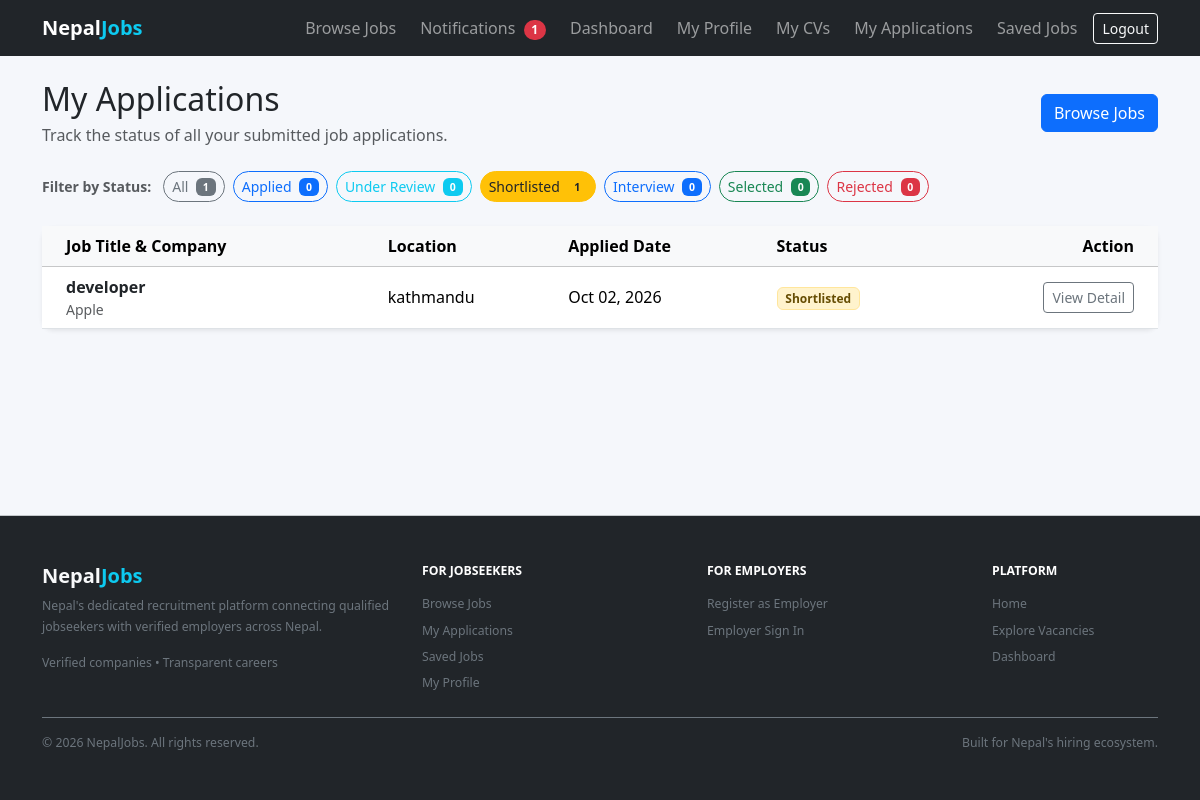
Page /applications/my-applications/?status=shortlisted (signed in) on the earlier database version.
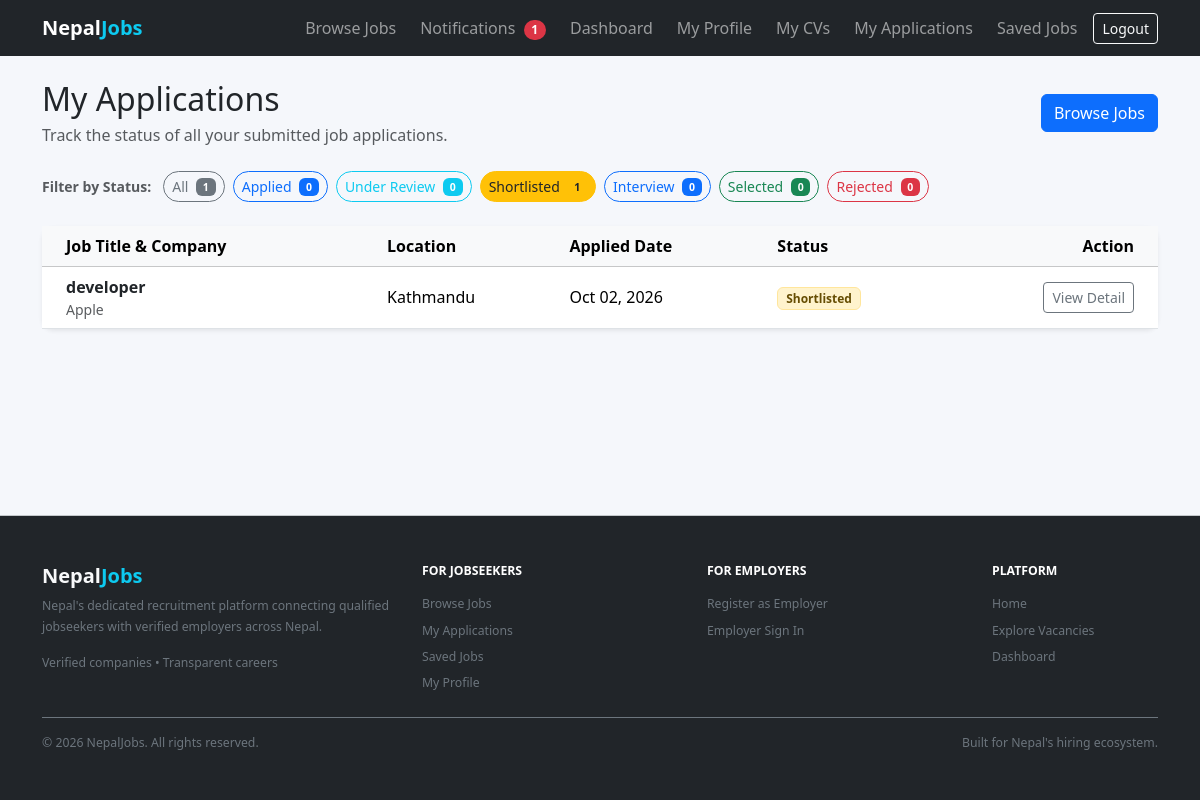
Same page on the later database version.
### applications/models.py (models this page shows, shortened)
class Application(models.Model):
    class Status(models.TextChoices):
        APPLIED = "applied", "Applied"
        UNDER_REVIEW = "under_review", "Under Review"
        SHORTLISTED = "shortlisted", "Shortlisted"
        INTERVIEW = "interview", "Interview"
        SELECTED = "selected", "Selected"
        REJECTED = "rejected", "Rejected"
    VALID_TRANSITIONS = {
        Status.APPLIED: [
            Status.UNDER_REVIEW,
            Status.REJECTED,
        ],
        Status.UNDER_REVIEW: [
            Status.SHORTLISTED,
            Status.REJECTED,
        ],
        Status.SHORTLISTED: [
            Status.INTERVIEW,
            Status.REJECTED,
        ],
        Status.INTERVIEW: [
            Status.SELECTED,
            Status.REJECTED,
        ],
        Status.SELECTED: [],
        Status.REJECTED: [],
    }
    job = models.ForeignKey(
        "jobs.Job",
        on_delete=models.CASCADE,
        related_name="applications",
    )
    jobseeker = models.ForeignKey(
        "accounts.JobseekerProfile",
        on_delete=models.CASCADE,
        related_name="applications",
    )
    cv = models.ForeignKey(
        "accounts.CV",
        on_delete=models.SET_NULL,
        null=True,
        blank=True,
        related_name="applications",
    )
    cover_letter = models.TextField(blank=True)
    status = models.CharField(
        max_length=20,
        choices=Status.choices,
        default=Status.APPLIED,
        db_index=True,
    )
    created_at = models.DateTimeField(auto_now_add=True)
    updated_at = models.DateTimeField(auto_now=True)
    class Meta:
        ordering = ["-created_at"]
        constraints = [
            models.UniqueConstraint(
                fields=["job", "jobseeker"],
                name="unique_job_application",
            ),
        ]
        indexes = [
            models.Index(fields=["status"]),
            models.Index(fields=["job", "status"]),
            models.Index(fields=["jobseeker", "-created_at"]),
        ]

### jobs/models.py (models this page shows, shortened)
class Job(models.Model):
    class EmploymentType(models.TextChoices):
        FULL_TIME = "full_time", "Full-time"
        PART_TIME = "part_time", "Part-time"
        CONTRACT = "contract", "Contract"
        INTERNSHIP = "internship", "Internship"
        FREELANCE = "freelance", "Freelance"
    class Status(models.TextChoices):
        DRAFT = "draft", "Draft"
        PUBLISHED = "published", "Published"
        CLOSED = "closed", "Closed"
    employer = models.ForeignKey(
        "accounts.EmployerProfile",
        on_delete=models.CASCADE,
        related_name="jobs",
    )
    title = models.CharField(max_length=200)
    description = models.TextField()
    responsibilities = models.TextField(blank=True)
    category = models.ForeignKey(
        "jobs.Category",
        on_delete=models.PROTECT,
        related_name="jobs",
    )
    location = models.ForeignKey(
        "jobs.Location",
        on_delete=models.PROTECT,
        related_name="jobs",
    )
    is_remote = models.BooleanField(
        default=False,
        help_text="Check if remote work is permitted for this position.",
    )
    employment_type = models.CharField(
        max_length=20,
        choices=EmploymentType.choices,
        default=EmploymentType.FULL_TIME,
    )
    salary_min = models.PositiveIntegerField(null=True, blank=True)
    salary_max = models.PositiveIntegerField(null=True, blank=True)
    is_salary_negotiable = models.BooleanField(default=False)
    experience_years_min = models.PositiveIntegerField(default=0)
    education_level = models.CharField(
        max_length=20,
        choices=Education.Level.choices,
        blank=True,
    )
    required_skills = models.ManyToManyField(
        "accounts.Skill",
        blank=True,
        related_name="jobs",
    )
    vacancies = models.PositiveIntegerField(
        default=1,
        validators=[MinValueValidator(1)],
    )
    application_deadline = models.DateField()
    status = models.CharField(
        max_length=20,
        choices=Status.choices,
        default=Status.DRAFT,
    )
    created_at = models.DateTimeField(auto_now_add=True)
    updated_at = models.DateTimeField(auto_now=True)
    published_at = models.DateTimeField(null=True, blank=True)
    objects = JobQuerySet.as_manager()
    class Meta:
        ordering = ["-created_at"]
        indexes = [
            models.Index(fields=["status", "application_deadline"]),
            models.Index(fields=["-created_at"]),
            models.Index(fields=["employment_type"]),
        ]

class Location(models.Model):
    name = models.CharField(max_length=100, unique=True)
    slug = models.SlugField(max_length=120, unique=True)
    is_remote = models.BooleanField(
        default=False,
        help_text="Designates whether this location itself represents remote work.",
    )
    class Meta:
        ordering = ["name"]

### accounts/models.py (models this page shows, shortened)
class EmployerProfile(models.Model):
    class VerificationStatus(models.TextChoices):
        PENDING = "pending", "Pending"
        APPROVED = "approved", "Approved"
        REJECTED = "rejected", "Rejected"
    user = models.OneToOneField(User, on_delete=models.CASCADE, related_name="employer_profile")
    company_name = models.CharField(max_length=200)
    phone = models.CharField(max_length=20, blank=True)
    address = models.CharField(max_length=255, blank=True)
    logo = models.ImageField(
        upload_to=logo_upload_path,
        blank=True,
        validators=[
            FileExtensionValidator(["jpg", "jpeg", "png", "webp"]),
            validate_logo_size,
        ],
        help_text="Optional. JPG, PNG or WebP, up to 2 MB.",
    )
    industry = models.CharField(max_length=100, blank=True)
    website = models.URLField(blank=True)
    description = models.TextField(blank=True)
    verification_document = models.FileField(
        upload_to=verification_doc_upload_path,
        storage=private_verification_storage,
        blank=True,
        validators=[
            FileExtensionValidator(["pdf", "jpg", "jpeg", "png"]),
            validate_verification_doc_size,
        ],
        help_text="PDF or image, up to 10 MB. Kept private.",
    )
    rejection_reason = models.TextField(blank=True)
    reviewed_at = models.DateTimeField(null=True, blank=True)
    verification_status = models.CharField(
        max_length=10, choices=VerificationStatus.choices, default=VerificationStatus.PENDING
    )

### applications/views.py (the view)
# urls.py: path("my-applications/", views.JobseekerApplicationListView.as_view(), name="jobseeker_application_list"),
class JobseekerApplicationListView(AsViewCacheMixin, JobseekerRequiredMixin, View):
    template_name = "applications/jobseeker_application_list.html"
    def get(self, request, *args, **kwargs):
        profile = request.user.jobseeker_profile
        all_applications = (
            profile.applications.select_related("job", "job__employer", "job__location", "cv")
            .order_by("-created_at")
        )
        status_counts = all_applications.aggregate(
            total=Count("id"),
            applied=Count("id", filter=Q(status=Application.Status.APPLIED)),
            under_review=Count("id", filter=Q(status=Application.Status.UNDER_REVIEW)),
            shortlisted=Count("id", filter=Q(status=Application.Status.SHORTLISTED)),
            interview=Count("id", filter=Q(status=Application.Status.INTERVIEW)),
            selected=Count("id", filter=Q(status=Application.Status.SELECTED)),
            rejected=Count("id", filter=Q(status=Application.Status.REJECTED)),
        )
        status_counts["all"] = status_counts["total"]
        current_status = request.GET.get("status", "").strip().lower()
        if current_status in Application.Status.values:
            filtered_applications = all_applications.filter(status=current_status)
        else:
            current_status = "all"
            filtered_applications = all_applications
        paginator = Paginator(filtered_applications, 10)
        page_number = request.GET.get("page")
        page_obj = paginator.get_page(page_number)
        status_display_map = dict(Application.Status.choices)
        current_status_display = status_display_map.get(current_status, "All")
        return render(
            request,
            self.template_name,
            {
                "applications": page_obj,
                "page_obj": page_obj,
                "current_status": current_status,
                "current_status_display": current_status_display,
                "status_counts": status_counts,
            },
        )

### accounts/mixins.py (called while the page is built)
    def test_func(self):
        user = self.request.user
        return bool(user.is_authenticated and user.role == User.Role.JOBSEEKER)

### accounts/models.py (called while the page is built)
    @property
    def is_jobseeker(self):
        return self.role == self.Role.JOBSEEKER

    @property
    def is_employer(self):
        return self.role == self.Role.EMPLOYER

### notifications/context_processors.py (called while the page is built)
def unread_notifications_count(request):
    if getattr(request, "user", None) and request.user.is_authenticated:
        count = request.user.notifications.filter(is_read=False).count()
    else:
        count = 0
    return {"unread_notifications_count": count}

### templates/applications/jobseeker_application_list.html (shortened to what the changed rows need)
{% extends 'base.html' %}
{% block content %}
<div class="d-flex flex-column flex-sm-row justify-content-between align-items-sm-center mb-4 gap-2">
  <div>
    <h2 class="mb-1">My Applications</h2>
  </div>
</div>
{% if applications %}
  <div class="card shadow-sm border-0 d-none d-md-block">
    <div class="table-responsive">
      <table class="table table-hover align-middle mb-0">
        <thead class="table-light">
          <tr>
            <th scope="col" class="ps-4">Job Title & Company</th>
            <th scope="col">Location</th>
            <th scope="col">Applied Date</th>
            <th scope="col">Status</th>
            <th scope="col" class="text-end pe-4">Action</th>
          </tr>
        </thead>
        <tbody>
          {% for app in applications %}
            <tr>
              <td class="ps-4">
                <a href="{% url 'jobseeker_application_detail' app.pk %}" class="fw-semibold text-decoration-none text-dark">
                  {{ app.job.title }}
                </a>
                <div class="text-muted small">
                  {{ app.job.employer.company_name }}
                </div>
              </td>
              <td>
                {{ app.job.location.name }}
              </td>
              <td>{{ app.created_at|date:"M d, Y" }}</td>
              <td>
                {% if app.status == 'applied' %}
                  <span class="badge bg-primary-subtle text-primary border border-primary-subtle">Applied</span>
                {% elif app.status == 'under_review' %}
                  <span class="badge bg-info-subtle text-info-emphasis border border-info-subtle">Under Review</span>
                {% elif app.status == 'shortlisted' %}
                  <span class="badge bg-warning-subtle text-warning-emphasis border border-warning-subtle">Shortlisted</span>
                {% elif app.status == 'interview' %}
                  <span class="badge bg-primary text-white">Interview</span>
                {% elif app.status == 'selected' %}
                  <span class="badge bg-success-subtle text-success border border-success-subtle">Selected</span>
                {% elif app.status == 'rejected' %}
                  <span class="badge bg-danger-subtle text-danger border border-danger-subtle">Rejected</span>
                {% else %}
                  <span class="badge bg-secondary">{{ app.get_status_display }}</span>
                {% endif %}
              </td>
              <td class="text-end pe-4">
                <a href="{% url 'jobseeker_application_detail' app.pk %}" class="btn btn-outline-secondary btn-sm">
                  View Detail
                </a>
              </td>
            </tr>
          {% endfor %}
        </tbody>
      </table>
    </div>
  </div>
{% endif %}
{% endblock %}

Differences in the rows shown:
changed through a linked row, Application "developer": job.location.name "kathmandu" → "Kathmandu"
